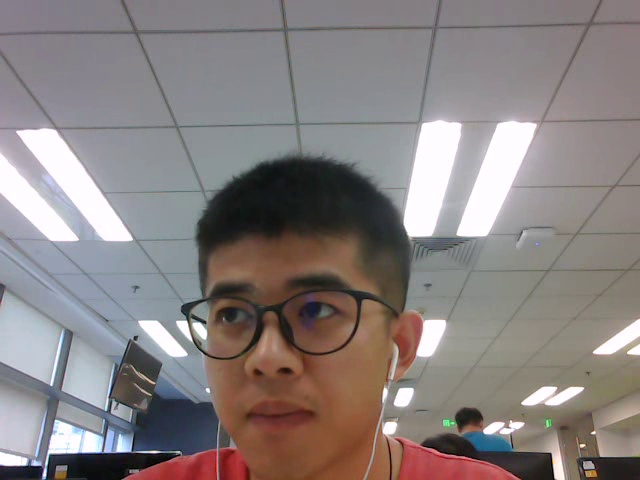
#> input picture images/2.jpg, 640 x 480 px
$ python biaozhu.py
#> lines starting #> are read from the running program, lines starting #| are printed output that depends on the picture
import cv2 as cv


class fea:
    def __init__(self, path):
        self.path = path

    def writerec(self, l_col, l_row, r_col, r_row):
        # frame = self.path
        # self.img = cv.imread(frame)
        cv.rectangle(self.img, (l_col, l_row),
                     (r_col, r_row), (0, 255, 0), 4)

    def writetext(self, text, col, row):
        font = cv.FONT_HERSHEY_PLAIN
        cv.putText(self.img, text, (col, row), font, 2, (0, 0, 225), 1)

    def save(self, path):
        cv.imwrite(path, self.img)

    def findface(self, path):
#> called with path = '../newpic/2.jpg'
        face = cv.CascadeClassifier(r'haarcascade_frontalface_default.xml')
        self.img = cv.imread(self.path)
#> self.img is the input picture: shape (480, 640, 3); mean B, G, R 128.1, 128.9, 136.4
        gray = cv.cvtColor(self.img, cv.COLOR_BGR2GRAY)
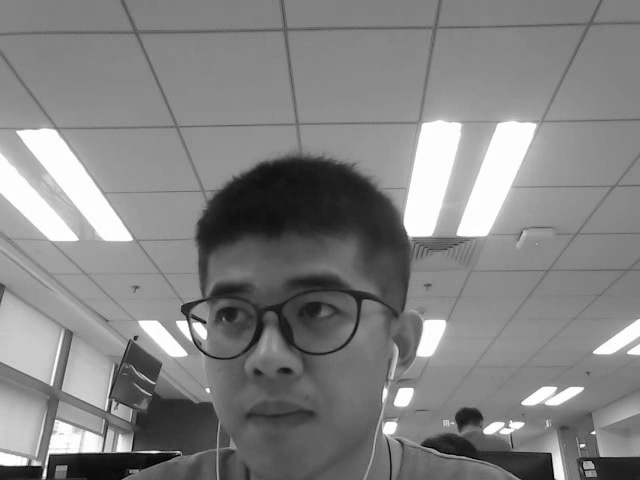
#> gray: shape (480, 640); min 0, max 255, mean 131.1
        faces = face.detectMultiScale(gray, scaleFactor=1.15, minNeighbors=5)
#> faces = ()
        print("find {0} face".format(len(faces)))
#| find 0 face
        for(x, y, w, h) in faces:
            self.writerec(x, y, x + w, y + h)
#> this loop made 0 passes
        self.save(path)
        cv.imshow('find', self.img)
        cv.waitKey(delay=500)


if __name__ == '__main__':
    f = fea('../images/2.jpg')
    f.findface('../newpic/2.jpg')

$ run again, with images/10.jpg copied over images/2.jpg
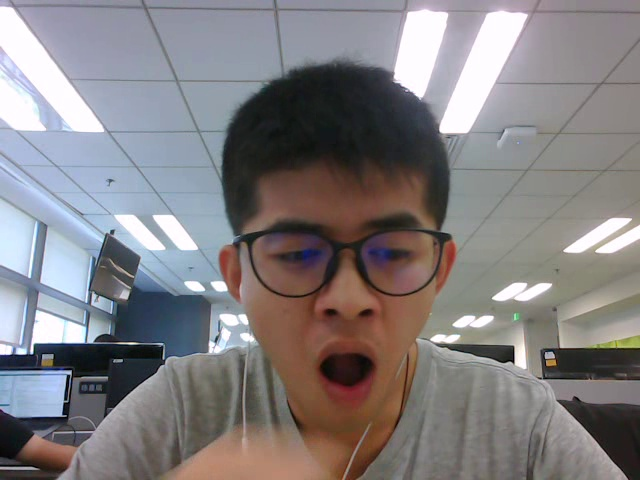
#> input picture images/10.jpg, 640 x 480 px
#> in findface, self.img is the input picture: shape (480, 640, 3); mean B, G, R 128.7, 126.8, 130.7
#> in findface, `gray = cv.cvtColor(self.img, cv.COLOR_BGR2GRAY)`:
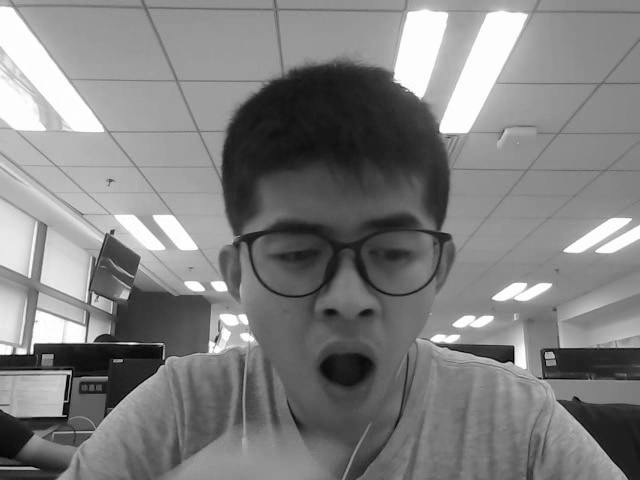
#> gray: shape (480, 640); min 0, max 255, mean 128.2
#> faces = ()
#| find 0 face
